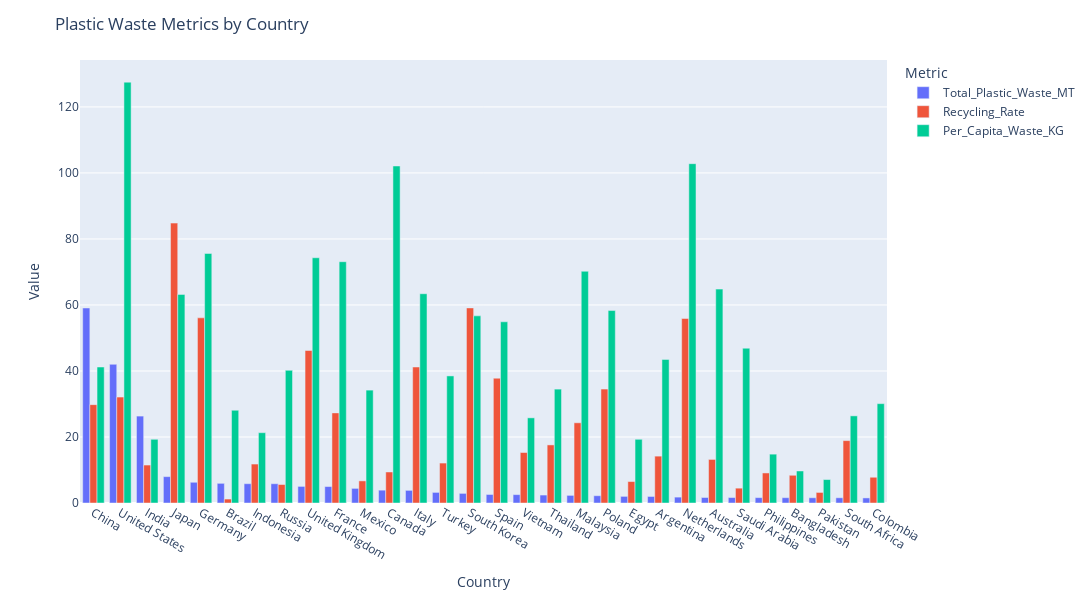

Notebook code for this chart:
### Markdown cell above
<a id="32"></a>
### <div style="text-align:left; border-radius:15px; padding:20px; color:Black; margin:0; font-size:100%; font-family:Arial; background-color:#48cae4; overflow:hidden"><b>⚡ 2.  Plastic Waste Metrics by Country</b>
<a href="#table-of-contents" style="font-family: Arial, sans-serif; font-size: 15px; background-color: #7b2cbf; color: #ffffff; padding: 7px 15px; text-decoration: none; border-radius: 15px;">
        [Table of Content 📜⬆️]
</a>
</div>

### Code cell
top_30 = df.nlargest(30, 'Total_Plastic_Waste_MT')

top_30_melt = top_30.melt(
    id_vars=['Country'],
    value_vars= ['Total_Plastic_Waste_MT', 'Recycling_Rate','Per_Capita_Waste_KG'] ,
    var_name='Metric',
    value_name='Value',
)

fig = px.bar(
    top_30_melt,
    x='Country',
    y= 'Value',
    color='Metric',
    barmode='group',

)

fig.update_layout(
    title = ' Plastic Waste Metrics by Country ',
    height=600,
    width=1600,
)
fig.show()

### Figure 1 — Plotly figure (JSON) as saved in the notebook; plotly's stock layout.template omitted (floating-point values rounded to 4 significant figures)
{"data": [{"alignmentgroup": "True", "hovertemplate": "Metric=Total_Plastic_Waste_MT<br>Country=%{x}<br>Value=%{y}<extra></extra>", "legendgroup": "Total_Plastic_Waste_MT", "marker": {"color": "#636efa", "pattern": {"shape": ""}}, "name": "Total_Plastic_Waste_MT", "offsetgroup": "Total_Plastic_Waste_MT", "orientation": "v", "showlegend": true, "textposition": "auto", "type": "bar", "x": ["China", "United States", "India", "Japan", "Germany", "Brazil", "Indonesia", "Russia", "United Kingdom", "France", "Mexico", "Canada", "Italy", "Turkey", "South Korea", "Spain", "Vietnam", "Thailand", "Malaysia", "Poland", "Egypt", "Argentina", "Netherlands", "Australia", "Saudi Arabia", "Philippines", "Bangladesh", "Pakistan", "South Africa", "Colombia"], "xaxis": "x", "y": [59.08, 42.02, 26.33, 7.99, 6.28, 5.96, 5.85, 5.84, 5.03, 4.98, 4.43, 3.89, 3.83, 3.21, 2.91, 2.58, 2.54, 2.41, 2.31, 2.21, 2.01, 1.98, 1.78, 1.67, 1.65, 1.63, 1.61, 1.59, 1.58, 1.54], "yaxis": "y"}, {"alignmentgroup": "True", "hovertemplate": "Metric=Recycling_Rate<br>Country=%{x}<br>Value=%{y}<extra></extra>", "legendgroup": "Recycling_Rate", "marker": {"color": "#EF553B", "pattern": {"shape": ""}}, "name": "Recycling_Rate", "offsetgroup": "Recycling_Rate", "orientation": "v", "showlegend": true, "textposition": "auto", "type": "bar", "x": ["China", "United States", "India", "Japan", "Germany", "Brazil", "Indonesia", "Russia", "United Kingdom", "France", "Mexico", "Canada", "Italy", "Turkey", "South Korea", "Spain", "Vietnam", "Thailand", "Malaysia", "Poland", "Egypt", "Argentina", "Netherlands", "Australia", "Saudi Arabia", "Philippines", "Bangladesh", "Pakistan", "South Africa", "Colombia"], "xaxis": "x", "y": [29.8, 32.1, 11.5, 84.8, 56.1, 1.2, 11.8, 5.6, 46.2, 27.3, 6.7, 9.4, 41.2, 12.1, 59.1, 37.8, 15.3, 17.6, 24.3, 34.5, 6.5, 14.2, 55.9, 13.2, 4.5, 9.1, 8.4, 3.2, 18.9, 7.8], "yaxis": "y"}, {"alignmentgroup": "True", "hovertemplate": "Metric=Per_Capita_Waste_KG<br>Country=%{x}<br>Value=%{y}<extra></extra>", "legendgroup": "Per_Capita_Waste_KG", "marker": {"color": "#00cc96", "pattern": {"shape": ""}}, "name": "Per_Capita_Waste_KG", "offsetgroup": "Per_Capita_Waste_KG", "orientation": "v", "showlegend": true, "textposition": "auto", "type": "bar", "x": ["China", "United States", "India", "Japan", "Germany", "Brazil", "Indonesia", "Russia", "United Kingdom", "France", "Mexico", "Canada", "Italy", "Turkey", "South Korea", "Spain", "Vietnam", "Thailand", "Malaysia", "Poland", "Egypt", "Argentina", "Netherlands", "Australia", "Saudi Arabia", "Philippines", "Bangladesh", "Pakistan", "South Africa", "Colombia"], "xaxis": "x", "y": [41.2, 127.5, 19.3, 63.2, 75.6, 28.1, 21.3, 40.2, 74.3, 73.1, 34.2, 102.1, 63.4, 38.5, 56.7, 54.9, 25.8, 34.5, 70.2, 58.3, 19.3, 43.5, 102.8, 64.8, 46.9, 14.8, 9.7, 7.1, 26.4, 30.1], "yaxis": "y"}], "layout": {"barmode": "group", "height": 600, "legend": {"title": {"text": "Metric"}, "tracegroupgap": 0}, "margin": {"t": 60}, "title": {"text": " Plastic Waste Metrics by Country "}, "width": 1600, "xaxis": {"anchor": "y", "domain": [0, 1], "title": {"text": "Country"}}, "yaxis": {"anchor": "x", "domain": [0, 1], "title": {"text": "Value"}}}}
